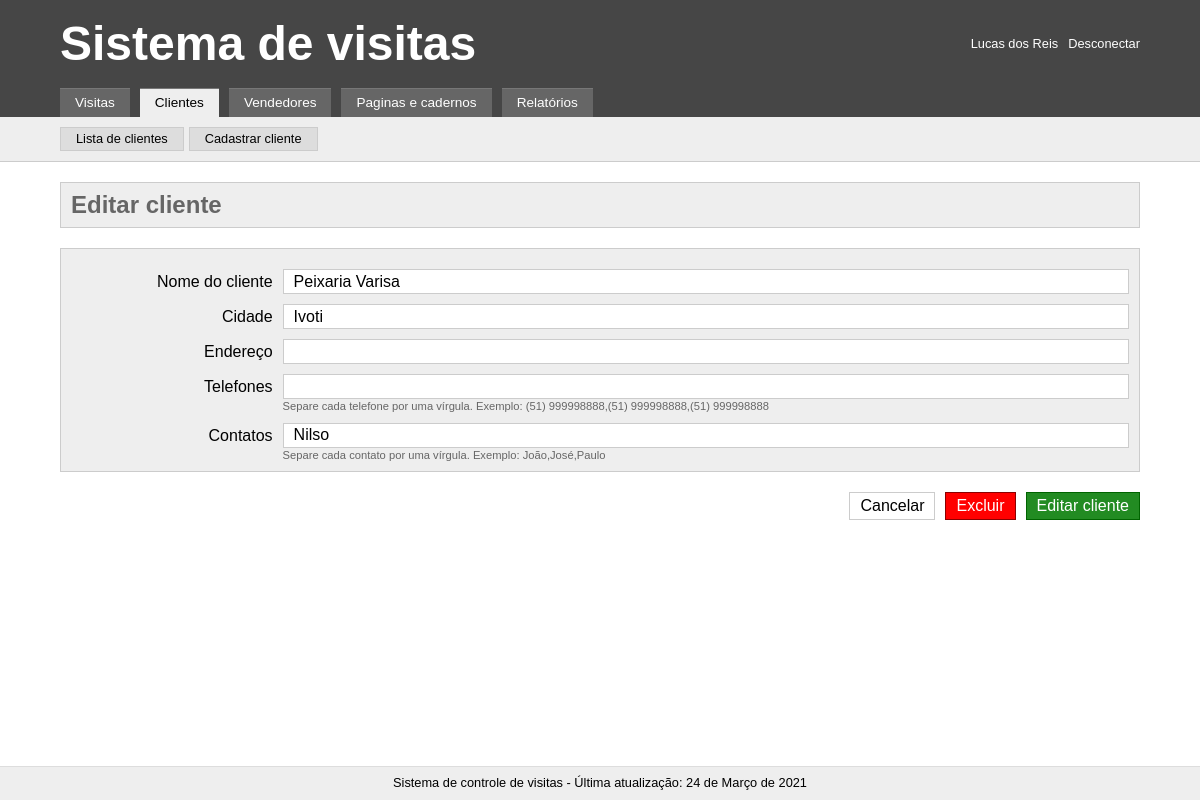
Page /index.php?tab=clientes&subtab=editar_cliente&id=4 (signed in) on the committed database.
### tables this page shows
CREATE TABLE `clients` (
  `id` int(11) NOT NULL,
  `name` varchar(255) NOT NULL,
  `city` varchar(50) NOT NULL,
  `address` varchar(255) NOT NULL,
  `phone` varchar(255) NOT NULL,
  `contact` varchar(255) NOT NULL
);

### _include/crud.php (called while the page is built, shortened)
<?php
$infoClients = $pdo->query("SELECT * FROM clients")->fetchAll();

### _include/clientes.php (the view, shortened to what this page needs)
<nav class="opcoes">
	<div class="content">
		<a href="index.php?tab=clientes&subtab=lista_de_clientes">Lista de clientes</a>
		<a href="index.php?tab=clientes&subtab=cadastrar_cliente">Cadastrar cliente</a>
	</div>
</nav>
<div class="content">
	<h2><?= ucfirst(str_replace('_', ' ', $current_subtab))?></h2>
	<?php if($current_subtab == "editar_cliente"){ ?>
		<?php $sqlClientsToEdit = $pdo->query("SELECT * FROM clients WHERE id = '$_GET[id]'");
		$infoClientsToEdit = $sqlClientsToEdit->fetchAll();
		foreach($infoClientsToEdit as $valueClientsToEdit){ ?>
			<form method="post">
				<fieldset>
					<label>Nome do cliente</label>
					<input type="text" name="client" value="<?= $valueClientsToEdit['name'] ?>" required>
					<label>Cidade</label>
					<input type="text" name="city" value="<?= $valueClientsToEdit['city'] ?>" required>
					<label>Endereço</label>
					<input type="text" name="address" value="<?= $valueClientsToEdit['address'] ?>">
					<label>Telefones</label>
					<input type="tel" name="phone" value="<?= $valueClientsToEdit['phone'] ?>">
					<small>Separe cada telefone por uma vírgula. Exemplo: (51) 999998888,(51) 999998888,(51) 999998888</small>
					<label>Contatos</label>
					<input type="text" name="contact" value="<?= $valueClientsToEdit['contact'] ?>">
					<small>Separe cada contato por uma vírgula. Exemplo: João,José,Paulo</small>
				</fieldset>
				<div class="actions">
					<a href="<?= $previous ?>">Cancelar</a>
					<a onclick="open_div('prevent_delete_<?= $valueClientsToEdit['id'] ?>')" class="exclude_button">Excluir</a>
					<input type="submit" name="editar_cliente" value="Editar cliente">
				</div>
			</form>
		<?php } ?>
	<?php } ?>
</div>

### _templates/css/style.css (style rules this page uses)
* { margin: 0; padding: 0; font: inherit; -moz-box-sizing: border-box; -webkit-box-sizing: border-box; box-sizing: border-box; }
body { line-height: 1; font-size: 1em; font-family: Arial, Helvetica, sans-serif; }
.content { max-width: 1100px; margin: 0 auto; padding: 0 10px; }
.opcoes { background: #eee; padding: 10px 0; border-bottom: 1px solid #ccc; }
.opcoes .content { display: flex; }
.opcoes a { background: #ddd; display: inline-block; color: #000; text-decoration: none; font-size: 0.8em; border: 1px solid #ccc; padding: 5px 15px; margin-right: 5px; }
main h2 { background-color: #eee; border: 1px solid #ccc; margin: 20px 0; padding: 10px; font-size: 1.5em; font-weight: bold; color: #666; }
main form fieldset { background-color: #eee; border: 1px solid #ccc; margin: 20px 0; padding: 10px; display: flex; flex-wrap: wrap; }
main form fieldset label { flex-basis: 20%; text-align: right; padding-right: 10px; margin-top: 15px; }
main form fieldset input, main form fieldset select, main form fieldset button { flex-basis: 80%; height: 25px; padding: 2px 10px; margin-top: 10px; border: 1px solid #ccc; }
main form fieldset small { margin-left: 20%; color: #666; flex-basis: 80%; font-size: 0.7em; margin-top: 2px; }
main form .actions { display: flex; justify-content: flex-end; }
main form .actions a, main form .actions input { display: inline-block; padding: 5px 10px; border: 1px solid #ccc; margin-left: 10px; color: #000; text-decoration: none; }
main form .actions .exclude_button { background: red; border: 1px solid DarkRed; color: #fff; }
main form .actions input { border: 1px solid DarkGreen; color: #fff; background: ForestGreen; }

### rows in the picture
clients: client "Peixaria Varisa", city "Ivoti", contact "Nilso"

### other values in the picture
$_SESSION['name'] "Lucas dos Reis"
str_replace('_', ' ', $current_subtab) "Editar cliente"
